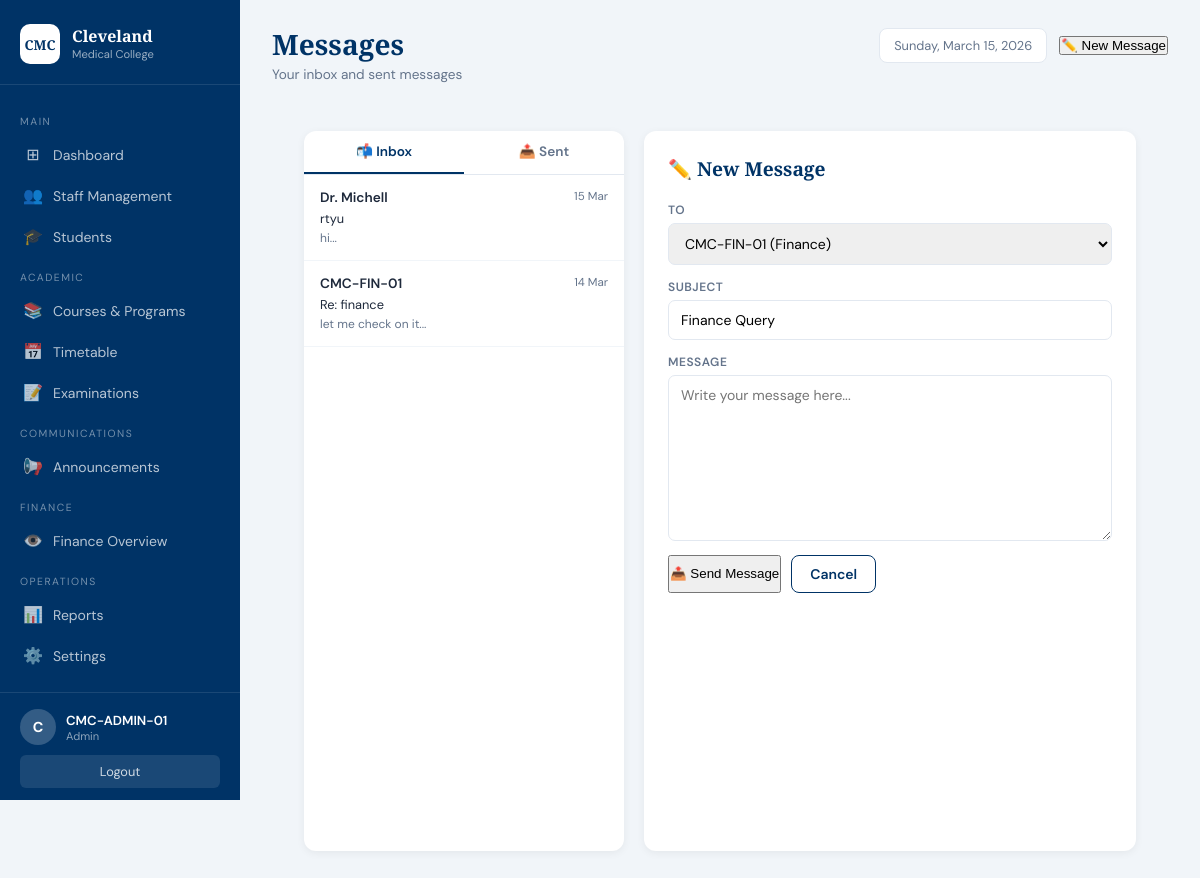
Page /messages?to=finance (signed in) on the committed database.
### backend/app.py (models this page shows)
class Message(db.Model):
    __tablename__ = 'messages'
    id          = db.Column(db.Integer,     primary_key=True)
    sender_id   = db.Column(db.String(100), nullable=False)
    sender_name = db.Column(db.String(200), nullable=False)
    receiver_id = db.Column(db.String(100), nullable=False)
    subject     = db.Column(db.String(200), nullable=False)
    body        = db.Column(db.Text,        nullable=False)
    is_read     = db.Column(db.Boolean,     default=False)
    date_sent   = db.Column(db.DateTime,    default=eat_now)
    reply_to    = db.Column(db.Integer,     db.ForeignKey('messages.id'), nullable=True)

### backend/app.py (the view)
@app.route('/messages')
def messages():
    if not session.get('username'):
        return redirect(url_for('staff_login'))
    username    = session.get('username')
    role        = session.get('role')
    inbox       = Message.query.filter_by(receiver_id=username).order_by(Message.date_sent.desc()).all()
    sent        = Message.query.filter_by(sender_id=username).order_by(Message.date_sent.desc()).all()
    unread      = Message.query.filter_by(receiver_id=username, is_read=False).count()
    auto_to     = request.args.get('to', '')
    if role == 'admin':
        contacts = Staff.query.filter(
            Staff.role.in_(['finance', 'front_office']),
            Staff.staff_id != username
        ).all()
    elif role == 'finance':
        contacts = Staff.query.filter_by(role='admin').all()
    elif role == 'front_office':
        contacts = Staff.query.filter_by(role='admin').all()
    else:
        contacts = []
    auto_contact = None
    if auto_to == 'finance':
        auto_contact = Staff.query.filter_by(role='finance').first()
    return render_template('messages.html',
                           inbox=inbox,
                           sent=sent,
                           unread=unread,
                           contacts=contacts,
                           auto_contact=auto_contact)

### backend/app.py (called while the page is built)
@app.context_processor
def inject_unread():
    if session.get('username'):
        unread = Message.query.filter_by(
            receiver_id = session.get('username'),
            is_read     = False
        ).count()
        return {'unread_messages': unread}
    return {'unread_messages': 0}

### frontend/templates/messages.html (shortened to what this page needs)
<!DOCTYPE html>
<html lang="en">
<head>
    <link rel="stylesheet" href="{{ url_for('static', filename='css/admin_dashboard.css') }}">
</head>
<body>
<aside class="sidebar">
    <div class="sidebar-brand">
        <div class="brand-icon">CMC</div>
        <div><div class="brand-name">Cleveland</div><div class="brand-sub">Medical College</div></div>
    </div>
    <nav class="sidebar-nav">
        {% if session.get('role') == 'admin' %}
        <div class="nav-section-label">Main</div>
        <a href="{{ url_for('admin_dashboard') }}" class="nav-item"><span class="nav-icon">⊞</span> Dashboard</a>
        <a href="{{ url_for('manage_staff') }}" class="nav-item"><span class="nav-icon">👥</span> Staff Management</a>
        <a href="{{ url_for('students') }}" class="nav-item"><span class="nav-icon">🎓</span> Students</a>
        <div class="nav-section-label">Academic</div>
        <a href="{{ url_for('courses') }}" class="nav-item"><span class="nav-icon">📚</span> Courses & Programs</a>
        <a href="{{ url_for('timetable') }}" class="nav-item"><span class="nav-icon">📅</span> Timetable</a>
        <a href="{{ url_for('examinations') }}" class="nav-item"><span class="nav-icon">📝</span> Examinations</a>
        <div class="nav-section-label">Communications</div>
        <a href="{{ url_for('announcements') }}" class="nav-item"><span class="nav-icon">📢</span> Announcements</a>
        <div class="nav-section-label">Finance</div>
        <a href="{{ url_for('finance_overview') }}" class="nav-item"><span class="nav-icon">👁️</span> Finance Overview</a>
        <div class="nav-section-label">Operations</div>
        <a href="{{ url_for('reports') }}" class="nav-item"><span class="nav-icon">📊</span> Reports</a>
        <a href="{{ url_for('settings') }}" class="nav-item"><span class="nav-icon">⚙️</span> Settings</a>
        {% endif %}
    </nav>
    <div class="sidebar-footer">
        <div class="user-info">
            <div class="user-avatar">{{ session.get('full_name', session.get('username','U'))[0] }}</div>
            <div>
                <div class="user-name">{{ session.get('full_name', session.get('username')) }}</div>
                <div class="user-role">{{ session.get('role','') | replace('_',' ') | title }}</div>
            </div>
        </div>
        <a href="{{ url_for('logout') }}" class="logout-btn">Logout</a>
    </div>
</aside>
<main class="main">
    <header class="topbar">
        <div>
            <h1 class="page-title">Messages</h1>
            <p class="page-subtitle">Your inbox and sent messages</p>
        </div>
        <div style="display:flex; align-items:center; gap:12px;">
            <div class="date-badge" id="live-date"></div>
            <button class="btn-primary" onclick="showCompose()"
                    style="display:inline-flex; align-items:center; gap:6px;">
                ✏️ New Message
            </button>
        </div>
    </header>
    <div style="padding:20px 32px;">
        <div class="msg-layout">
            <div class="msg-sidebar">
                <div class="msg-tabs">
                    <div class="msg-tab active" onclick="switchTab('inbox', this)">
                        📬 Inbox
                    </div>
                    <div class="msg-tab" onclick="switchTab('sent', this)">📤 Sent</div>
                </div>
                <div class="msg-list" id="inbox-list">
                    {% for msg in inbox %}
                    <div class="msg-item {{ 'unread' if not msg.is_read else '' }}"
                         onclick="viewMessage(
                             {{ msg.id }},
                             '{{ msg.sender_name | replace("'", "\\'") }}',
                             '{{ msg.subject | replace("'", "\\'") }}',
                             '{{ msg.body | replace("'", "\\'") | replace("\n", "\\n") }}',
                             '{{ msg.date_sent.strftime("%d %b %Y %H:%M") }}',
                             {{ msg.id }},
                             '{{ msg.sender_id }}'
                         )">
                        <div class="msg-item-header">
                            <span class="msg-item-from">
                                {{ msg.sender_name }}
                            </span>
                            <span class="msg-item-date">{{ msg.date_sent.strftime('%d %b') }}</span>
                        </div>
                        <div class="msg-item-subject">{{ msg.subject }}</div>
                        <div class="msg-item-preview">{{ msg.body[:60] }}...</div>
                    </div>
                    {% else %}
                    <div class="empty-state" style="padding:30px; text-align:center;">
                        No messages yet
                    </div>
                    {% endfor %}
                </div>
            </div>
            <div class="msg-main">
                <div class="compose-panel" id="compose-panel">
                    <h2 style="font-family:'Playfair Display',serif; font-size:1.2rem;
                               color:var(--navy); margin-bottom:20px;">
                        ✏️ New Message
                    </h2>
                    <form method="POST" action="{{ url_for('send_message') }}">
                        <div class="form-field">
                            <label>To</label>
                            <select name="receiver_id" id="receiver-select" required>
                                {% for contact in contacts %}
                                <option value="{{ contact.staff_id }}"
                                    {% if auto_contact and auto_contact.staff_id == contact.staff_id %}
                                        selected
                                    {% endif %}>
                                    {{ contact.full_name or contact.staff_id }}
                                    ({{ contact.role | replace('_',' ') | title }})
                                </option>
                                {% endfor %}
                            </select>
                        </div>
                        <div class="form-field">
                            <label>Subject</label>
                            <input type="text" name="subject"
                                   placeholder="Message subject" required
                                   value="{% if auto_contact %}Finance Query{% endif %}">
                        </div>
                        <div class="form-field">
                            <label>Message</label>
                            <textarea name="body"
                                      placeholder="Write your message here..."
                                      rows="8" required></textarea>
                        </div>
                        <div style="display:flex; gap:10px;">
                            <button type="submit" class="btn-primary">📤 Send Message</button>
                            <button type="button" class="btn-outline"
                                    onclick="showWelcome()">Cancel</button>
                        </div>
                    </form>
                </div>
            </div>
        </div>
    </div>
</main>
</body>
</html>

### frontend/static/css/admin_dashboard.css (style rules this page uses)
*, *::before, *::after { box-sizing: border-box; margin: 0; padding: 0; }
:root { --navy: #003366; --navy-lt: #0a4a8a; --red: #c0392b; --green: #1a7a4a; --orange: #d35400; --teal: #0e7490; --purple: #6d28d9; --bg: #f1f5f9; --white: #ffffff; --text: #1e293b; --muted: #64748b; --border: #e2e8f0; --sidebar-w: 240px; }
body { font-family: 'DM Sans', sans-serif; background: var(--bg); color: var(--text); display: flex; min-height: 100vh; }
.sidebar { width: var(--sidebar-w); background: var(--navy); color: white; display: flex; flex-direction: column; position: fixed; top: 0; left: 0; height: 100vh; overflow-y: auto; z-index: 100; }
.sidebar-brand { display: flex; align-items: center; gap: 12px; padding: 24px 20px 20px; border-bottom: 1px solid rgba(255,255,255,0.1); }
.brand-icon { background: white; color: var(--navy); font-family: 'Playfair Display', serif; font-weight: 700; font-size: 0.85rem; width: 40px; height: 40px; border-radius: 10px; display: flex; align-items: center; justify-content: center; flex-shrink: 0; }
.brand-name { font-family: 'Playfair Display', serif; font-size: 1rem; font-weight: 600; line-height: 1.2; }
.brand-sub { font-size: 0.7rem; opacity: 0.6; }
.sidebar-nav { flex: 1; padding: 16px 0; }
.nav-section-label { font-size: 0.65rem; text-transform: uppercase; letter-spacing: 1.5px; opacity: 0.45; padding: 14px 20px 6px; }
.nav-item { display: flex; align-items: center; gap: 10px; padding: 10px 20px; color: rgba(255,255,255,0.72); text-decoration: none; font-size: 0.875rem; font-weight: 400; transition: all .18s; border-left: 3px solid transparent; }
.nav-icon { font-size: 1rem; width: 20px; text-align: center; }
.sidebar-footer { border-top: 1px solid rgba(255,255,255,0.1); padding: 16px 20px; }
.user-info { display: flex; align-items: center; gap: 10px; margin-bottom: 10px; }
.user-avatar { width: 36px; height: 36px; background: rgba(255,255,255,0.2); border-radius: 50%; display: flex; align-items: center; justify-content: center; font-weight: 700; font-size: 0.9rem; flex-shrink: 0; }
.user-name { font-size: 0.82rem; font-weight: 600; }
.user-role { font-size: 0.7rem; opacity: 0.55; }
.logout-btn { display: block; text-align: center; background: rgba(255,255,255,0.1); color: rgba(255,255,255,0.8); text-decoration: none; padding: 8px; border-radius: 6px; font-size: 0.8rem; transition: background .18s; }
.main { margin-left: var(--sidebar-w); flex: 1; padding: 28px 32px; min-height: 100vh; }
.topbar { display: flex; justify-content: space-between; align-items: flex-start; margin-bottom: 28px; }
.page-title { font-family: 'Playfair Display', serif; font-size: 1.75rem; color: var(--navy); line-height: 1.2; }
.page-subtitle { font-size: 0.85rem; color: var(--muted); margin-top: 4px; }
.date-badge { background: white; border: 1px solid var(--border); padding: 8px 14px; border-radius: 8px; font-size: 0.8rem; color: var(--muted); }

### rows in the picture
Message: sender_name "Dr. Michell", date_sent "15 Mar", subject "rtyu", body "hi"
Message: sender_name "CMC-FIN-01", date_sent "14 Mar", subject "Re: finance", body "let me check on it"

### other values in the picture
{{ session.get('full_name', session.get('username','U'))[0] }} "C"
{{ session.get('full_name', session.get('username')) }} "CMC-ADMIN-01"
{{ session.get('role','') | replace('_',' ') | title }} "Admin"
form field receiver_id "CMC-FIN-01 (Finance)"
